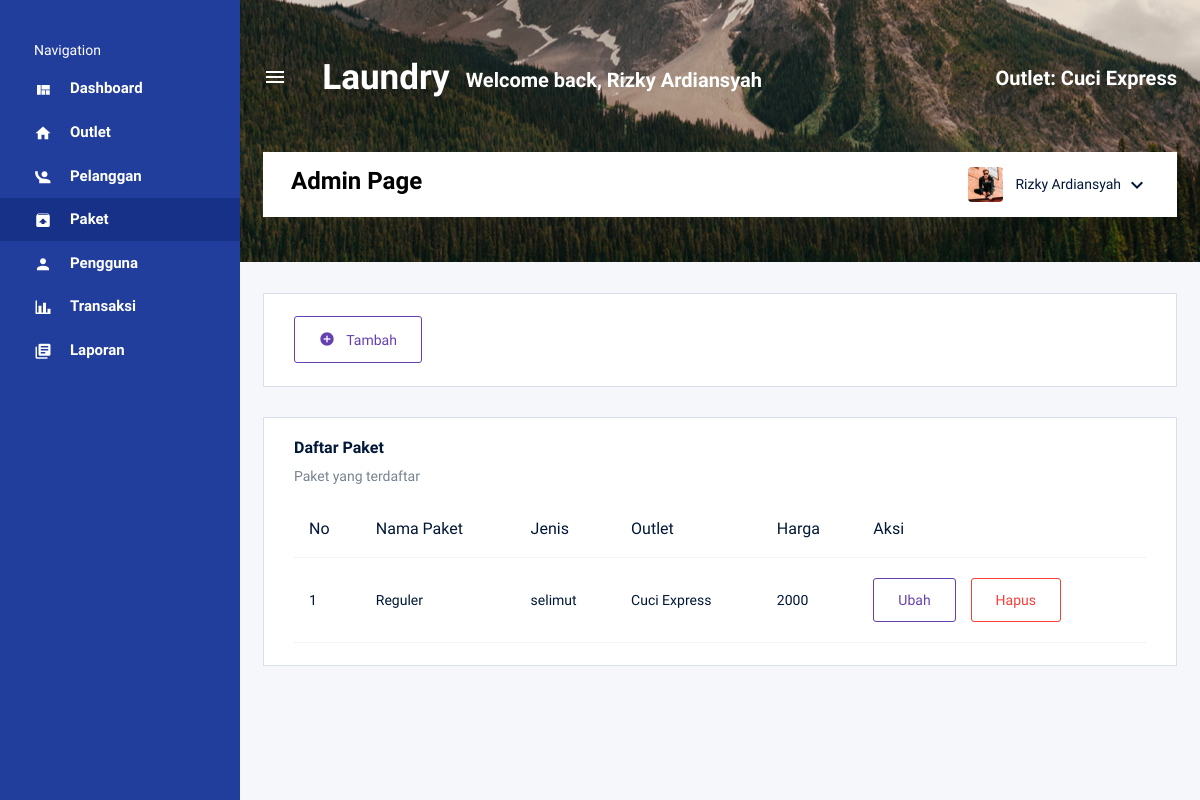
/page/admin/paket.php (signed in), run on an earlier commit of the app's database.
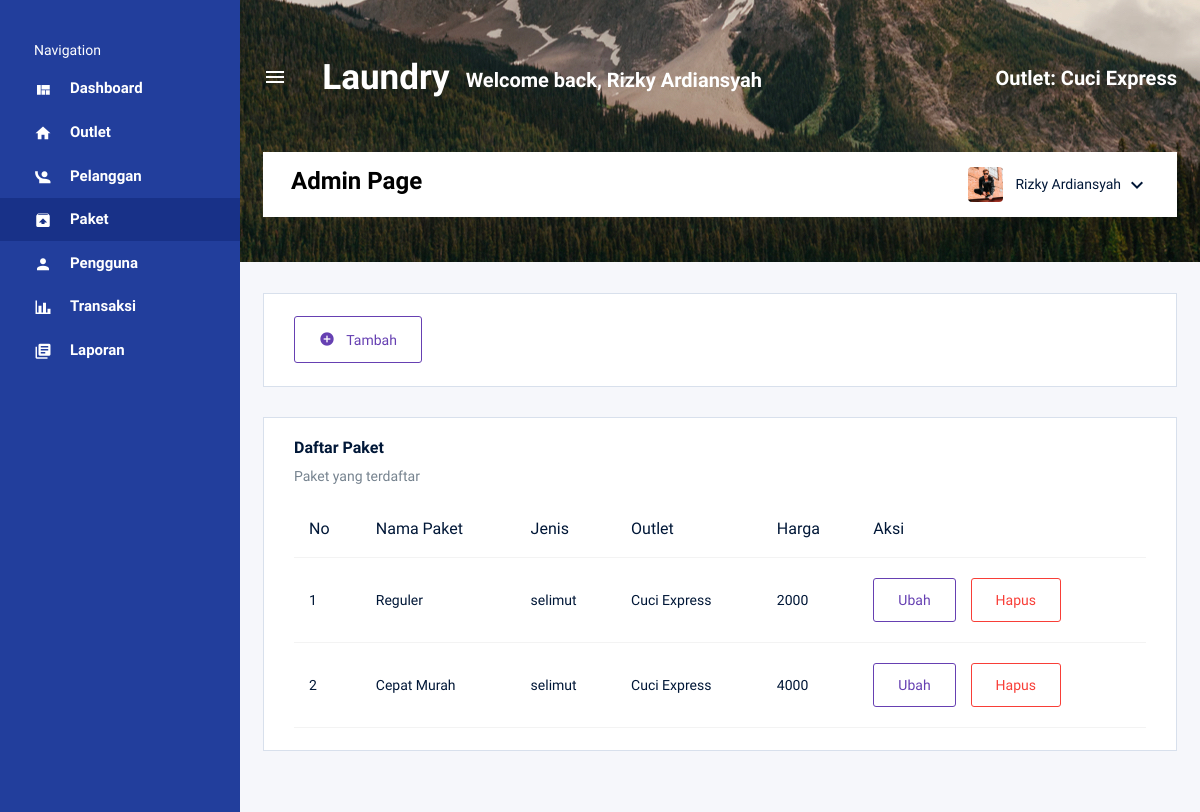
And on a later commit of the database.
### tables this page shows
CREATE TABLE `tb_paket` (
  `id` int(11) NOT NULL,
  `id_outlet` int(11) NOT NULL,
  `jenis` enum('kiloan','selimut','bed_cover','kaos','lain') NOT NULL,
  `nama_paket` varchar(100) NOT NULL,
  `harga` int(11) NOT NULL
);

CREATE TABLE `tb_outlet` (
  `id` int(11) NOT NULL,
  `nama` varchar(100) NOT NULL,
  `alamat` text NOT NULL,
  `tlp` text NOT NULL
);

### page/admin/paket.php (the view, shortened to what the changed rows need)
<!DOCTYPE html>
<html lang="en">
<head>
    <link rel="stylesheet" href="../../assets/vendors/mdi/css/materialdesignicons.min.css">
    <link rel="stylesheet" href="../../assets/vendors/css/vendor.bundle.base.css">
    <link rel="stylesheet" href="../../assets/css2/style.css">
</head>
<body>
    <div class="container-scroller d-flex">
        <div class="container-fluid page-body-wrapper">
            <nav class="navbar col-lg-12 col-12 px-0 py-0 py-lg-4 d-flex flex-row">
                <div class="navbar-menu-wrapper d-flex align-items-center justify-content-end">
                    <div class="navbar-brand-wrapper">
                        <h1 class="navbar-brand mb-0 h1" style="color: white;">Laundry</h1>
                    </div>
                </div>
            </nav>
            <div class="main-panel">
                <div class="content-wrapper">
                    <div class="row">
                        <div class="col-lg-12 grid-margin stretch-card">
                            <div class="card">
                                <div class="card-body">
                                    <div class="table-responsive">
                                        <table class="table table-hover">
                                            <thead>
                                                <tr>
                                                    <th>No</th>
                                                    <th>Nama Paket</th>
                                                    <th>Jenis</th>
                                                    <th>Outlet </th>
                                                    <th>Harga</th>
                                                    <th>Aksi</th>
                                                </tr>
                                            </thead>
                                            <tbody>
                                                <?php
                                                include "../../connection/koneksi.php";
                                                $qry_paket = mysqli_query($conn, "select tb_paket.* , tb_outlet.id as id_outlet, tb_outlet.nama from tb_paket , tb_outlet where tb_paket.id_outlet = tb_outlet.id and tb_paket.id_outlet = '".$_SESSION['id_outlet']."'");
                                                $no = 0;
                                                while ($data_paket = mysqli_fetch_array($qry_paket)) {
                                                    $no++; ?>
                                                    <tr>
                                                        <td><?= $no ?></td>
                                                        <td><?= $data_paket['nama_paket'] ?></td>
                                                        <td><?= $data_paket['jenis'] ?></td>
                                                        <td><?= $data_paket['nama'] ?></td>
                                                        <td><?= $data_paket['harga'] ?></td>
                                                        <td><a href="ubah_paket.php?id=<?= $data_paket['id'] ?>&id_outlet=<?= $data_paket['id_outlet'] ?>" class="btn btn-outline-primary btn-fw" style="margin-right: 15px;">Ubah</a><a href="hapus_paket.php?id=<?= $data_paket['id'] ?>" class="btn btn-outline-danger btn-fw">Hapus</a></td>
                                                    </tr>
                                                <?php
                                                }
                                                ?>
                                            </tbody>
                                        </table>
                                    </div>
                                </div>
                            </div>
                        </div>
                    </div>
                </div>
            </div>
</body>
</html>

What changed in the data, as far as the page shows it:
added tb_paket: nama_paket "Cepat Murah", jenis "selimut", id_outlet.nama "Cuci Express", harga "4000"
